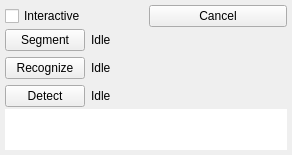
<?xml version="1.0" encoding="UTF-8"?>
<ui version="4.0">
 <class>MainFrame</class>
 <widget class="QWidget" name="MainFrame">
  <property name="geometry">
   <rect>
    <x>0</x>
    <y>0</y>
    <width>292</width>
    <height>155</height>
   </rect>
  </property>
  <property name="windowTitle">
   <string>MainWindow</string>
  </property>
  <layout class="QVBoxLayout" name="verticalLayout">
   <property name="spacing">
    <number>2</number>
   </property>
   <property name="margin">
    <number>5</number>
   </property>
   <item>
    <layout class="QHBoxLayout" name="horizontalLayout">
     <item>
      <widget class="QCheckBox" name="interactive_cb_">
       <property name="text">
        <string>Interactive</string>
       </property>
      </widget>
     </item>
     <item>
      <widget class="QPushButton" name="cancel_button_">
       <property name="text">
        <string>Cancel</string>
       </property>
      </widget>
     </item>
    </layout>
   </item>
   <item>
    <layout class="QFormLayout" name="formLayout">
     <property name="fieldGrowthPolicy">
      <enum>QFormLayout::AllNonFixedFieldsGrow</enum>
     </property>
     <item row="0" column="0">
      <widget class="QPushButton" name="seg_button_">
       <property name="text">
        <string>Segment</string>
       </property>
      </widget>
     </item>
     <item row="0" column="1">
      <widget class="QLabel" name="seg_status_label_">
       <property name="text">
        <string>Idle</string>
       </property>
      </widget>
     </item>
     <item row="1" column="0">
      <widget class="QPushButton" name="rec_button_">
       <property name="text">
        <string>Recognize</string>
       </property>
      </widget>
     </item>
     <item row="1" column="1">
      <widget class="QLabel" name="rec_status_label_">
       <property name="text">
        <string>Idle</string>
       </property>
      </widget>
     </item>
     <item row="2" column="0">
      <widget class="QPushButton" name="det_button_">
       <property name="text">
        <string>Detect</string>
       </property>
      </widget>
     </item>
     <item row="2" column="1">
      <widget class="QLabel" name="det_status_label_">
       <property name="text">
        <string>Idle</string>
       </property>
      </widget>
     </item>
    </layout>
   </item>
   <item>
    <widget class="QLabel" name="status_bar_">
     <property name="palette">
      <palette>
       <active>
        <colorrole role="Base">
         <brush brushstyle="SolidPattern">
          <color alpha="255">
           <red>255</red>
           <green>255</green>
           <blue>255</blue>
          </color>
         </brush>
        </colorrole>
        <colorrole role="Window">
         <brush brushstyle="SolidPattern">
          <color alpha="255">
           <red>255</red>
           <green>255</green>
           <blue>255</blue>
          </color>
         </brush>
        </colorrole>
       </active>
       <inactive>
        <colorrole role="Base">
         <brush brushstyle="SolidPattern">
          <color alpha="255">
           <red>255</red>
           <green>255</green>
           <blue>255</blue>
          </color>
         </brush>
        </colorrole>
        <colorrole role="Window">
         <brush brushstyle="SolidPattern">
          <color alpha="255">
           <red>255</red>
           <green>255</green>
           <blue>255</blue>
          </color>
         </brush>
        </colorrole>
       </inactive>
       <disabled>
        <colorrole role="Base">
         <brush brushstyle="SolidPattern">
          <color alpha="255">
           <red>255</red>
           <green>255</green>
           <blue>255</blue>
          </color>
         </brush>
        </colorrole>
        <colorrole role="Window">
         <brush brushstyle="SolidPattern">
          <color alpha="255">
           <red>255</red>
           <green>255</green>
           <blue>255</blue>
          </color>
         </brush>
        </colorrole>
       </disabled>
      </palette>
     </property>
     <property name="font">
      <font>
       <pointsize>9</pointsize>
      </font>
     </property>
     <property name="autoFillBackground">
      <bool>true</bool>
     </property>
     <property name="text">
      <string/>
     </property>
     <property name="textFormat">
      <enum>Qt::PlainText</enum>
     </property>
     <property name="textInteractionFlags">
      <set>Qt::NoTextInteraction</set>
     </property>
    </widget>
   </item>
  </layout>
 </widget>
 <layoutdefault spacing="6" margin="11"/>
 <resources/>
 <connections/>
</ui>
